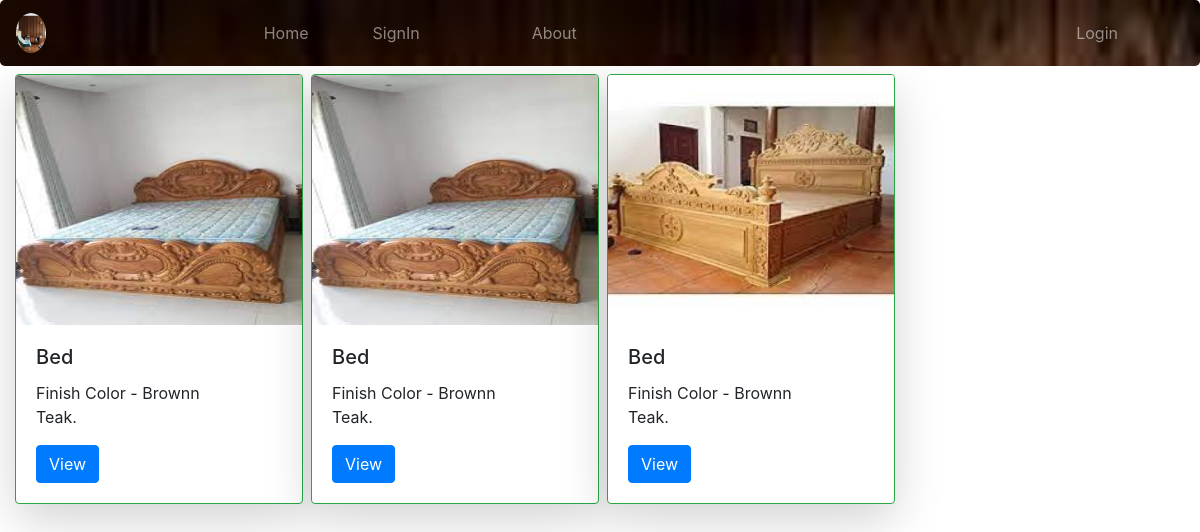
/bd/, run on the app's committed database.
### HomeWoods/models.py (models this page shows)
class Sell(models.Model):
	prdct_id = models.PositiveIntegerField(primary_key=True,blank=True)
	im1 = models.ImageField(null=True,blank=True,upload_to='')
	im2 = models.ImageField(null=True,blank=True,upload_to='')
	dim = models.CharField(max_length=20)
	wd_type = models.CharField(max_length=25,blank=True)
	f_name = models.CharField(max_length=35)
	o_price = models.CharField(max_length=10)
	c_price = models.CharField(max_length=10)
	s_stat = models.CharField(max_length=10,null=True)

### HomeWoods/views.py (the view)
# urls.py: path('bd/', views.bed, name="bed"),
def bed(request):
	bd = Sell.objects.filter(f_name='Bed')
	return render(request,'html/beds.html',{'b1':bd})

### templates/html/beds.html (shortened to what this page needs)
{% extends 'html/base.html' %}
{% load static %}
{% block content %}
<div class="container-fluid mt-2 " style=" display: flex;
            flex-wrap: wrap;
            ">
    {% for i in b1 %}
    {% if b1.s_stat != 'Sold' %}
    <div class="card mr-2 shadow-lg border border-success" style="width: 18rem;">
        <img  width="100px" height="250px" class="card-img-top" src="{{i.im1.url}}" alt="Card image cap" >
        <div class="card-body">
          <h5 class="card-title">{{i.f_name}}</h5>
          <div class="_3Djpdu">Finish Color - Brownn</div>
          <p class="card-text">{{i.wd_type}}.</p>
          <a href="bddet/{{i.prdct_id}}" class="btn btn-primary">View</a>
        </div>
      </div>
      {% endif %}
    {% endfor %}
</div>
{% endblock %}

### data on the page
Sell: im1 (picture), f_name "Bed", wd_type "Teak"
Sell: im1 (picture), f_name "Bed", wd_type "Teak"
Sell: im1 (picture), f_name "Bed", wd_type "Teak"
